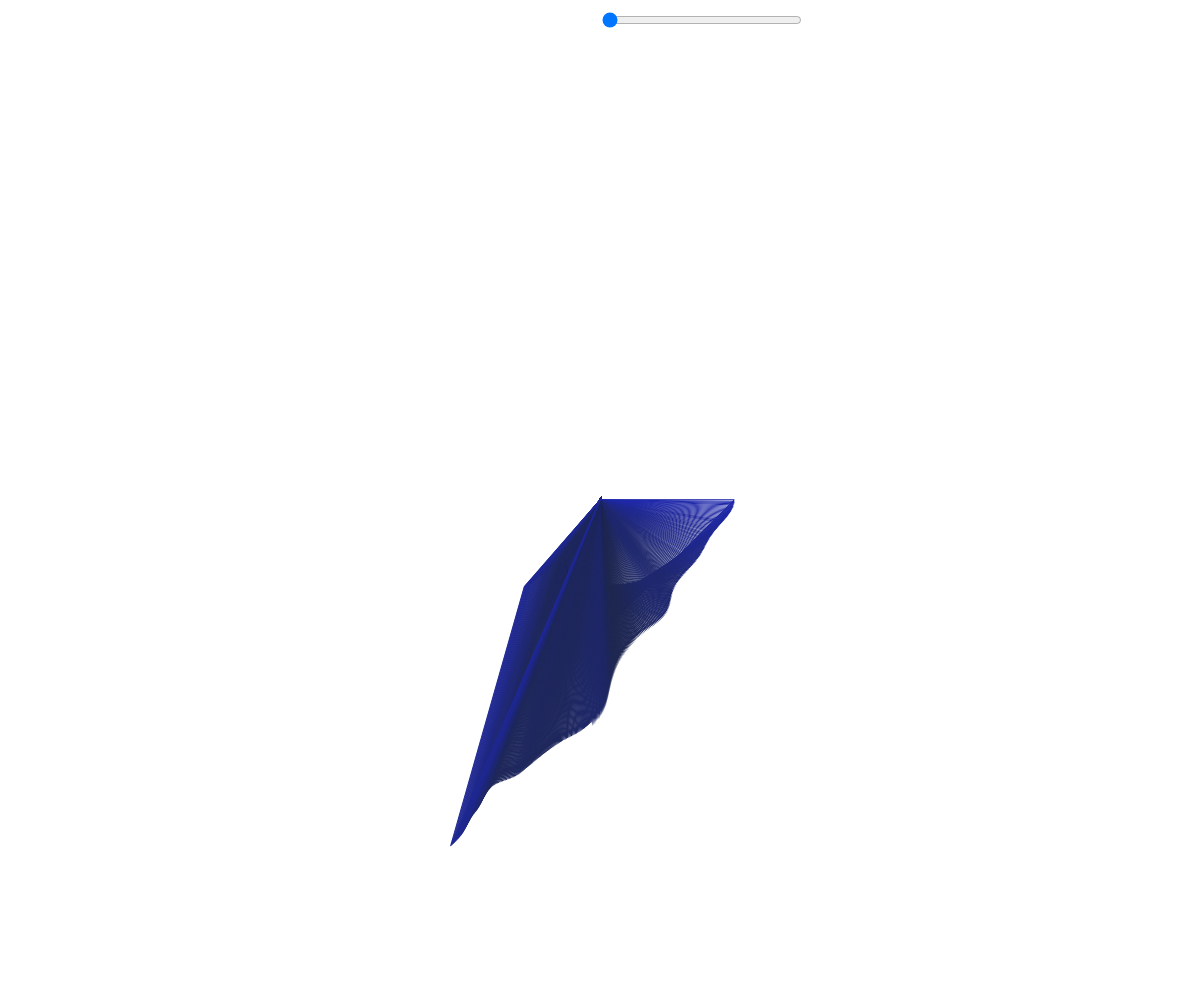
Frame 1 (no input)
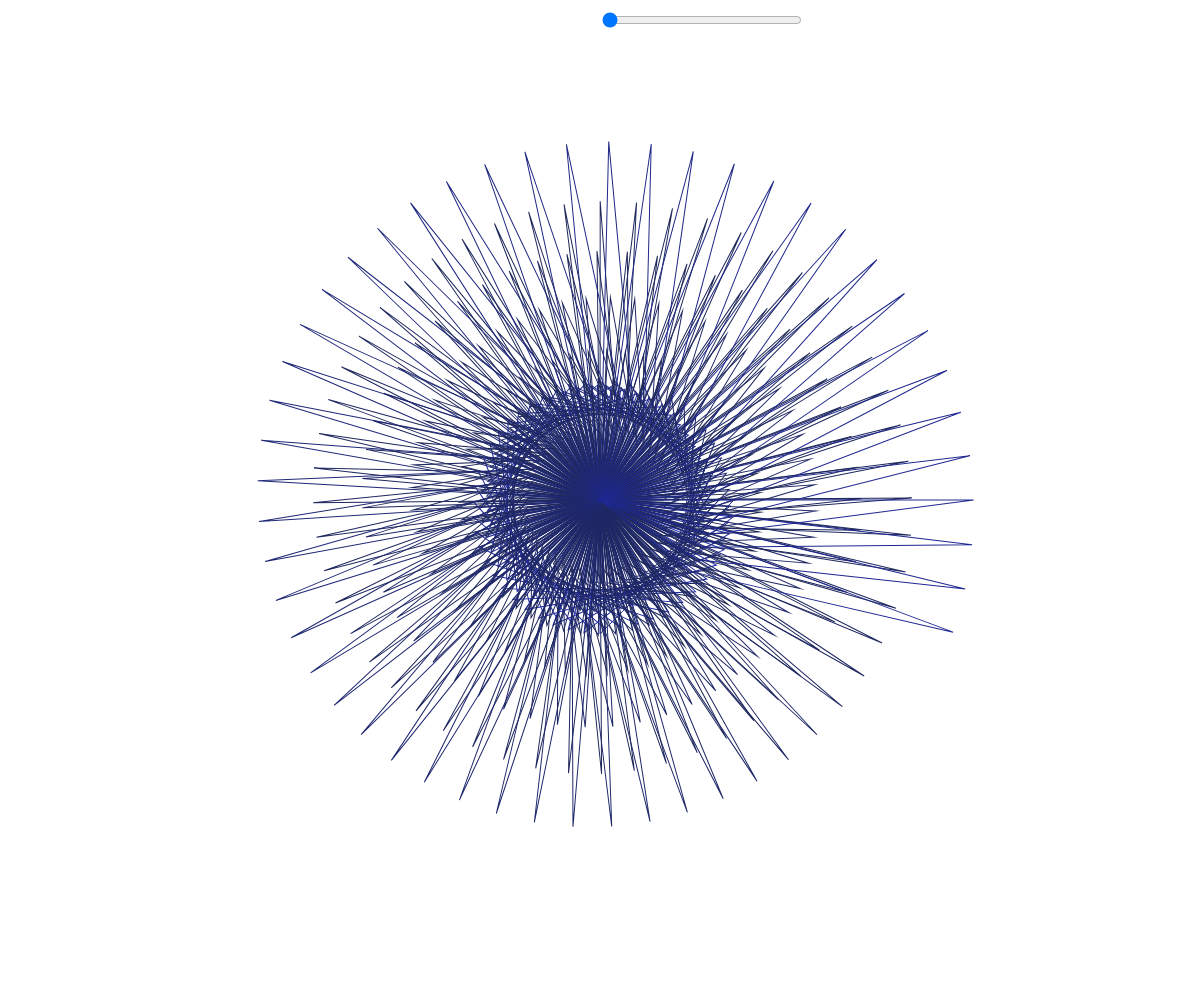
Frame 60 (no input)
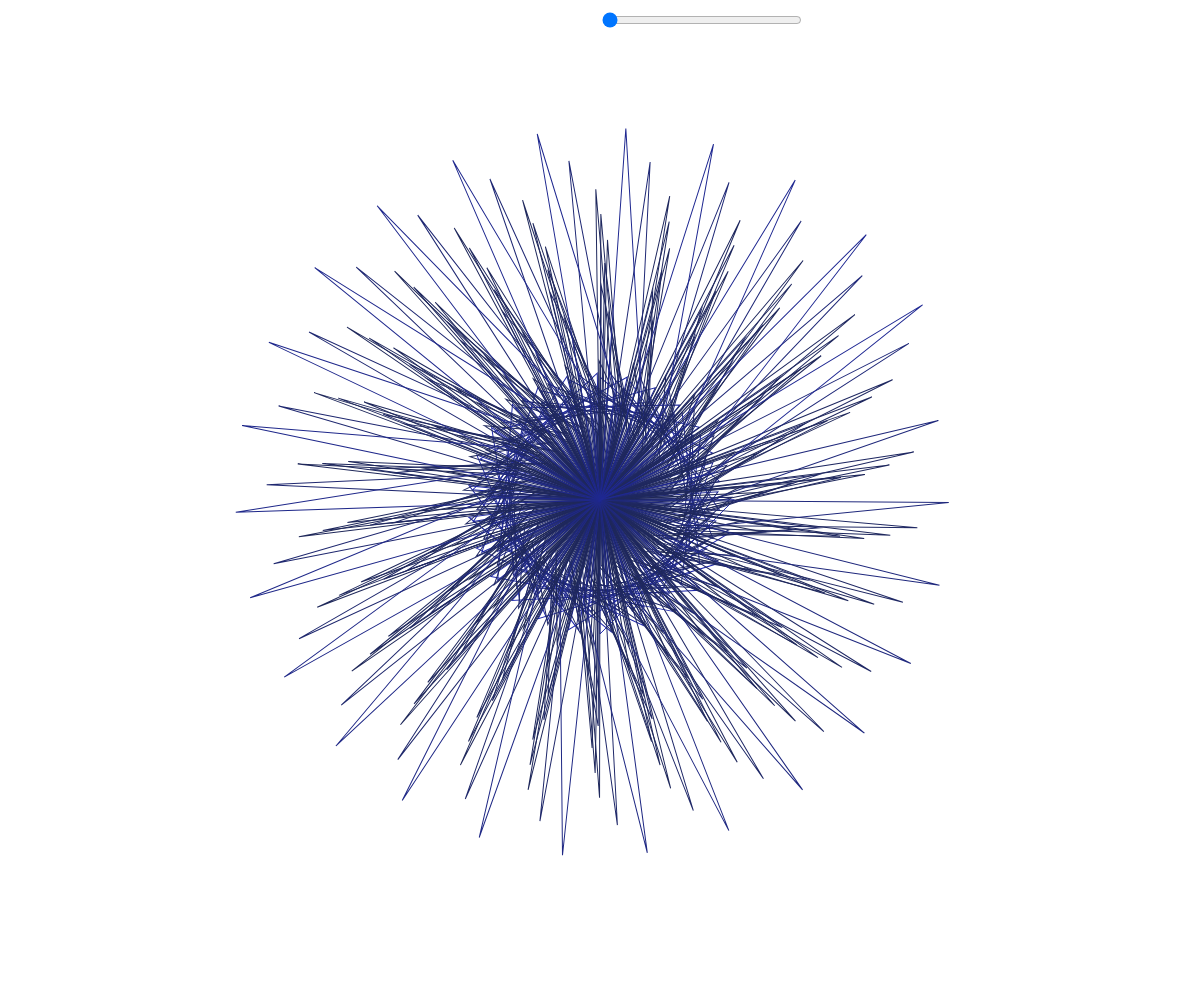
Frame 120 (the mouse pressed at the canvas centre since frame 60)

The p5.js sketch that drew these frames (run headless with seeded random() and noise() and a simulated clock; from frame 60 on, the mouse is pressed at the canvas centre):

// p5.js sketch
// ── sketch.js

let slider;
function setup() {
  createCanvas(windowWidth, windowHeight);
  
  // Created slider
  slider = createSlider(500,10000);
  slider.position(width/2, 10);
  slider.size(200);
}

function draw() {
    background(255);
    translate(width/2,height/2);

    let startSize = 200;
    let t=0;

    for(let i =0;i<360;i+=1){
      let n = noise(t);
      let color = map(n,0,1,0,255);
      // making it just the lines
      noFill();
      // mapping noise to the stroke color
      stroke(31, 40, color);
      // Using noice and 4 to make a new triangle
      triangle(0,0,0,startSize*n,startSize*n, startSize*t);
      
      
      // speed based on slider val
      rotate(frameCount/slider.value()); 
      t+=.005;
    }

}


// Extra
// rotate(frameCount/random(200,5000)); 
// triangle(0,0,0,startSize*n,startSize*n, startSize*n);
